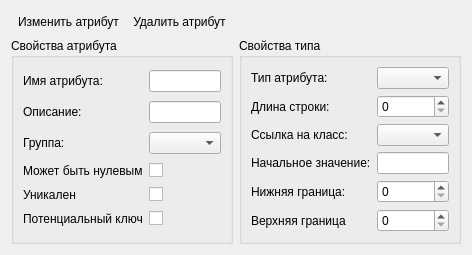
<?xml version="1.0" encoding="UTF-8"?>
<ui version="4.0">
 <class>FormEditAttr</class>
 <widget class="QWidget" name="FormEditAttr">
  <property name="geometry">
   <rect>
    <x>0</x>
    <y>0</y>
    <width>450</width>
    <height>235</height>
   </rect>
  </property>
  <property name="windowTitle">
   <string>Form</string>
  </property>
  <layout class="QVBoxLayout" name="verticalLayout">
   <item>
    <layout class="QHBoxLayout" name="horizontalLayoutToolAttr">
     <property name="spacing">
      <number>0</number>
     </property>
     <item>
      <widget class="QToolButton" name="toolButtonModifyAttr">
       <property name="text">
        <string>Изменить атрибут</string>
       </property>
       <property name="icon">
        <iconset resource="modeleride.qrc">
         <normaloff>:/edit</normaloff>:/edit</iconset>
       </property>
       <property name="iconSize">
        <size>
         <width>16</width>
         <height>16</height>
        </size>
       </property>
       <property name="toolButtonStyle">
        <enum>Qt::ToolButtonTextBesideIcon</enum>
       </property>
       <property name="autoRaise">
        <bool>true</bool>
       </property>
      </widget>
     </item>
     <item>
      <widget class="QToolButton" name="toolButtonDeleteAttr">
       <property name="text">
        <string>Удалить атрибут</string>
       </property>
       <property name="icon">
        <iconset resource="modeleride.qrc">
         <normaloff>:/remove</normaloff>:/remove</iconset>
       </property>
       <property name="iconSize">
        <size>
         <width>16</width>
         <height>16</height>
        </size>
       </property>
       <property name="toolButtonStyle">
        <enum>Qt::ToolButtonTextBesideIcon</enum>
       </property>
       <property name="autoRaise">
        <bool>true</bool>
       </property>
      </widget>
     </item>
     <item>
      <spacer name="horizontalSpacerToolAttr">
       <property name="orientation">
        <enum>Qt::Horizontal</enum>
       </property>
       <property name="sizeHint" stdset="0">
        <size>
         <width>40</width>
         <height>20</height>
        </size>
       </property>
      </spacer>
     </item>
    </layout>
   </item>
   <item>
    <layout class="QHBoxLayout" name="horizontalLayoutPropAttr">
     <item>
      <widget class="QGroupBox" name="groupBoxPropAttr">
       <property name="title">
        <string>Свойства атрибута</string>
       </property>
       <layout class="QGridLayout" name="gridLayout_2">
        <item row="5" column="1">
         <widget class="QCheckBox" name="checkBoxIsCandidateKey">
          <property name="text">
           <string/>
          </property>
         </widget>
        </item>
        <item row="1" column="0">
         <widget class="QLabel" name="labelAttrDesc">
          <property name="text">
           <string>Описание:</string>
          </property>
         </widget>
        </item>
        <item row="4" column="1">
         <widget class="QCheckBox" name="checkBoxIsUnique">
          <property name="text">
           <string/>
          </property>
         </widget>
        </item>
        <item row="3" column="0">
         <widget class="QLabel" name="labelIsNull">
          <property name="text">
           <string>Может быть нулевым</string>
          </property>
         </widget>
        </item>
        <item row="2" column="0">
         <widget class="QLabel" name="labelAttrGroup">
          <property name="text">
           <string>Группа:</string>
          </property>
         </widget>
        </item>
        <item row="2" column="1">
         <widget class="QComboBox" name="comboBoxAttrGroup"/>
        </item>
        <item row="5" column="0">
         <widget class="QLabel" name="labelIsCandidateKey">
          <property name="text">
           <string>Потенциальный ключ</string>
          </property>
         </widget>
        </item>
        <item row="1" column="1">
         <widget class="QLineEdit" name="lineEditAttrDesc"/>
        </item>
        <item row="0" column="1">
         <widget class="QLineEdit" name="lineEditAttrName"/>
        </item>
        <item row="3" column="1">
         <widget class="QCheckBox" name="checkBoxIsNull">
          <property name="text">
           <string/>
          </property>
         </widget>
        </item>
        <item row="4" column="0">
         <widget class="QLabel" name="labelIsUnique">
          <property name="text">
           <string>Уникален</string>
          </property>
         </widget>
        </item>
        <item row="0" column="0">
         <widget class="QLabel" name="labelAttrName">
          <property name="text">
           <string>Имя атрибута:</string>
          </property>
         </widget>
        </item>
       </layout>
      </widget>
     </item>
     <item>
      <widget class="QGroupBox" name="groupBoxPropType">
       <property name="title">
        <string>Свойства типа</string>
       </property>
       <layout class="QGridLayout" name="gridLayout_3">
        <item row="2" column="0">
         <widget class="QLabel" name="labelLinkClass">
          <property name="text">
           <string>Ссылка на класс:</string>
          </property>
         </widget>
        </item>
        <item row="5" column="1">
         <widget class="QSpinBox" name="spinBoxUpValue"/>
        </item>
        <item row="3" column="1">
         <widget class="QLineEdit" name="lineEditDefaultValue"/>
        </item>
        <item row="0" column="0">
         <widget class="QLabel" name="labelTypeAttr">
          <property name="text">
           <string>Тип атрибута:</string>
          </property>
         </widget>
        </item>
        <item row="0" column="1">
         <widget class="QComboBox" name="comboBoxTypeAttr"/>
        </item>
        <item row="5" column="0">
         <widget class="QLabel" name="labelUpValue">
          <property name="text">
           <string>Верхняя граница</string>
          </property>
         </widget>
        </item>
        <item row="4" column="0">
         <widget class="QLabel" name="labelDownValue">
          <property name="text">
           <string>Нижняя граница:</string>
          </property>
         </widget>
        </item>
        <item row="2" column="1">
         <widget class="TreeComboBox" name="comboBoxLinkAttr"/>
        </item>
        <item row="4" column="1">
         <widget class="QSpinBox" name="spinBoxDownValue"/>
        </item>
        <item row="1" column="0">
         <widget class="QLabel" name="labelStringLen">
          <property name="text">
           <string>Длина строки:</string>
          </property>
         </widget>
        </item>
        <item row="3" column="0">
         <widget class="QLabel" name="labelDefaultValue">
          <property name="text">
           <string>Начальное значение:</string>
          </property>
         </widget>
        </item>
        <item row="1" column="1">
         <widget class="QSpinBox" name="spinBoxStrinLen"/>
        </item>
       </layout>
       <zorder>labelTypeAttr</zorder>
       <zorder>labelStringLen</zorder>
       <zorder>comboBoxTypeAttr</zorder>
       <zorder>labelLinkClass</zorder>
       <zorder>comboBoxLinkAttr</zorder>
       <zorder>labelDefaultValue</zorder>
       <zorder>labelDownValue</zorder>
       <zorder>labelUpValue</zorder>
       <zorder>spinBoxDownValue</zorder>
       <zorder>spinBoxUpValue</zorder>
       <zorder>lineEditDefaultValue</zorder>
       <zorder>spinBoxStrinLen</zorder>
      </widget>
     </item>
    </layout>
   </item>
  </layout>
 </widget>
 <customwidgets>
  <customwidget>
   <class>TreeComboBox</class>
   <extends>QComboBox</extends>
   <header>treecombobox/treecombobox.h</header>
  </customwidget>
 </customwidgets>
 <resources>
  <include location="modeleride.qrc"/>
 </resources>
 <connections/>
</ui>
